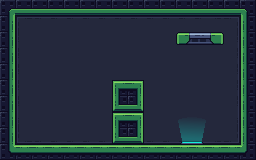

Below is a game level as drawn by its tile map, then a one-line description and the .tmx file that defines it, in full:
An orthogonal 16x10 tile map with 16x16 px tiles, 5 tile layers (Background, Ground, Platforms, Spikes, ...) and 35 objects (3x Arrow, Spawn, Exit).

<map version="1.10" tiledversion="1.12.2" orientation="orthogonal" renderorder="right-down" width="16" height="10" tilewidth="16" tileheight="16" infinite="0" nextlayerid="7" nextobjectid="6">
 <editorsettings>
  <export target="level07.json" format="json" />
 </editorsettings>
 <tileset firstgid="1" name="tileset" tilewidth="16" tileheight="16" tilecount="180" columns="18">
  <image source="tileset.png" width="288" height="160" />
  <tile id="15">
   <objectgroup draworder="index" id="2">
    <object id="1" x="8" y="12" width="8" height="4" />
   </objectgroup>
  </tile>
  <tile id="16">
   <objectgroup draworder="index" id="2">
    <object id="1" x="0" y="12" width="8" height="4" />
   </objectgroup>
  </tile>
  <tile id="32">
   <objectgroup draworder="index" id="2">
    <object id="1" x="0" y="6" width="16" height="10" />
   </objectgroup>
  </tile>
  <tile id="33">
   <objectgroup draworder="index" id="2">
    <object id="1" x="2" y="0" width="14" height="16" />
   </objectgroup>
  </tile>
  <tile id="34">
   <objectgroup draworder="index" id="2">
    <object id="1" x="0" y="0" width="13" height="16" />
   </objectgroup>
  </tile>
  <tile id="66">
   <objectgroup draworder="index" id="2">
    <object id="1" x="0" y="8" width="16" height="8" />
   </objectgroup>
  </tile>
  <tile id="67">
   <objectgroup draworder="index" id="2">
    <object id="1" x="0" y="10" width="16" height="6" />
   </objectgroup>
  </tile>
  <tile id="68">
   <objectgroup draworder="index" id="2">
    <object id="1" x="0" y="10" width="16" height="6" />
   </objectgroup>
  </tile>
  <tile id="69">
   <objectgroup draworder="index" id="2">
    <object id="1" x="0" y="8" width="16" height="8" />
   </objectgroup>
  </tile>
  <tile id="70">
   <objectgroup draworder="index" id="2">
    <object id="1" x="0" y="10" width="16" height="6" />
   </objectgroup>
  </tile>
  <tile id="71">
   <objectgroup draworder="index" id="2">
    <object id="1" x="0" y="10" width="16" height="6" />
   </objectgroup>
  </tile>
  <tile id="75">
   <objectgroup draworder="index" id="2">
    <object id="1" x="5" y="5" width="11" height="11" />
   </objectgroup>
  </tile>
  <tile id="76">
   <objectgroup draworder="index" id="2">
    <object id="1" x="0" y="5" width="16" height="6" />
   </objectgroup>
  </tile>
  <tile id="77">
   <objectgroup draworder="index" id="2">
    <object id="1" x="0" y="5" width="11" height="11" />
   </objectgroup>
  </tile>
  <tile id="93">
   <objectgroup draworder="index" id="2">
    <object id="1" x="5" y="0" width="6" height="16" />
   </objectgroup>
  </tile>
  <tile id="95">
   <objectgroup draworder="index" id="2">
    <object id="1" x="5" y="0" width="6" height="16" />
   </objectgroup>
  </tile>
  <tile id="102">
   <objectgroup draworder="index" id="2">
    <object id="1" x="2" y="0" width="13" height="4" />
   </objectgroup>
  </tile>
  <tile id="111">
   <objectgroup draworder="index" id="2">
    <object id="1" x="5" y="0" width="11" height="11" />
   </objectgroup>
  </tile>
  <tile id="112">
   <objectgroup draworder="index" id="2">
    <object id="1" x="0" y="5" width="16" height="6" />
   </objectgroup>
  </tile>
  <tile id="113">
   <objectgroup draworder="index" id="2">
    <object id="1" x="0" y="0" width="11" height="11" />
   </objectgroup>
  </tile>
  <tile id="126">
   <objectgroup draworder="index" id="2">
    <object id="1" x="0" y="0" width="16" height="13" />
   </objectgroup>
  </tile>
  <tile id="127">
   <objectgroup draworder="index" id="2">
    <object id="1" x="0" y="0" width="16" height="13" />
   </objectgroup>
  </tile>
  <tile id="128">
   <objectgroup draworder="index" id="2">
    <object id="1" x="0" y="0" width="10" height="11" />
   </objectgroup>
  </tile>
  <tile id="129">
   <objectgroup draworder="index" id="2">
    <object id="1" x="6" y="0" width="10" height="11" />
   </objectgroup>
  </tile>
  <tile id="130">
   <objectgroup draworder="index" id="2">
    <object id="1" x="0" y="0" width="16" height="13" />
   </objectgroup>
  </tile>
  <tile id="131">
   <objectgroup draworder="index" id="2">
    <object id="1" x="0" y="0" width="16" height="13" />
   </objectgroup>
  </tile>
  <tile id="138">
   <objectgroup draworder="index" id="2">
    <object id="1" x="2" y="12" width="13" height="4" />
   </objectgroup>
  </tile>
  <tile id="162">
   <objectgroup draworder="index" id="2">
    <object id="1" x="0" y="0" width="16" height="10" />
   </objectgroup>
  </tile>
  <tile id="163">
   <objectgroup draworder="index" id="2">
    <object id="1" x="0" y="0" width="16" height="10" />
   </objectgroup>
  </tile>
  <tile id="164">
   <objectgroup draworder="index" id="2">
    <object id="1" x="0" y="0" width="16" height="10" />
   </objectgroup>
  </tile>
 </tileset>
 <layer id="1" name="Background" width="16" height="10">
  <data encoding="csv">
0,0,0,0,0,0,0,0,0,0,0,0,0,0,0,0,
0,73,74,74,74,74,74,74,74,74,74,74,74,2147483722,2147483721,0,
0,91,92,92,92,92,92,92,92,92,92,92,92,2147483740,2147483739,0,
0,91,92,92,92,92,92,92,92,92,92,92,92,92,2147483739,0,
0,91,92,92,92,92,92,92,92,92,92,92,92,92,2147483739,0,
0,91,92,92,92,92,92,92,92,92,92,92,92,92,2147483739,0,
0,91,92,92,92,92,92,92,92,92,92,92,92,92,2147483739,0,
0,1073741915,1073741916,92,92,92,92,92,92,92,92,92,92,3221225564,3221225563,0,
0,1073741897,1073741898,1073741898,1073741898,1073741898,1073741898,1073741898,1073741898,1073741898,1073741898,1073741898,1073741898,3221225546,3221225545,0,
0,0,0,0,0,0,0,0,0,0,0,0,0,0,0,0
</data>
 </layer>
 <layer id="2" name="Ground" width="16" height="10">
  <data encoding="csv">
19,20,20,20,20,20,20,20,20,20,20,20,20,20,20,21,
37,0,0,0,0,0,0,0,0,0,0,0,0,0,0,39,
37,0,0,0,0,0,0,0,0,0,0,0,0,0,0,39,
37,0,0,0,0,0,0,0,0,0,0,0,0,0,0,39,
37,0,0,0,0,0,0,0,0,0,0,0,0,0,0,39,
37,0,0,0,0,0,0,0,0,0,0,0,0,0,0,39,
37,0,0,0,0,0,0,0,0,0,0,0,0,0,0,39,
37,0,0,0,0,0,0,0,0,0,0,0,0,0,0,39,
37,0,0,0,0,0,0,0,0,0,0,0,0,0,0,39,
55,56,56,56,56,56,56,56,56,56,56,56,56,56,56,57
</data>
 </layer>
 <layer id="6" name="Platforms" width="16" height="10">
  <data encoding="csv">
0,0,0,0,0,0,0,0,0,0,0,0,0,0,0,0,
0,0,0,0,0,0,0,0,0,0,0,0,0,0,0,0,
0,0,0,0,0,0,0,0,0,0,0,127,128,132,0,0,
0,0,0,0,0,0,0,0,0,0,0,0,0,0,0,0,
0,0,0,0,0,0,0,0,0,0,0,0,0,0,0,0,
0,0,0,0,0,0,0,22,23,0,0,0,0,0,0,0,
0,0,0,0,0,0,0,40,41,0,0,0,0,0,0,0,
0,0,0,0,0,0,0,22,23,0,0,0,0,0,0,0,
0,0,0,0,0,0,0,40,41,0,0,0,0,0,0,0,
0,0,0,0,0,0,0,0,0,0,0,0,0,0,0,0
</data>
 </layer>
 <layer id="5" name="Spikes" width="16" height="10">
  <data encoding="csv">
0,0,0,0,0,0,0,0,0,0,0,0,0,0,0,0,
0,0,0,0,0,0,0,0,0,0,0,0,0,0,0,0,
0,0,0,0,0,0,0,0,0,0,0,0,0,0,0,0,
0,0,0,0,0,0,0,0,0,0,0,0,0,0,0,0,
0,0,0,0,0,0,0,0,0,0,0,0,0,0,0,0,
0,0,0,0,0,0,0,0,0,0,0,0,0,0,0,0,
0,0,0,0,0,0,0,0,0,0,0,0,0,0,0,0,
0,0,0,0,0,0,0,0,0,0,0,0,0,0,0,0,
0,0,0,0,0,0,0,0,0,0,0,0,0,0,0,0,
0,0,0,0,0,0,0,0,0,0,0,0,0,0,0,0
</data>
 </layer>
 <layer id="4" name="Foreground" width="16" height="10">
  <data encoding="csv">
0,0,0,0,0,0,0,0,0,0,0,0,0,0,0,0,
0,0,0,0,0,0,0,0,0,0,0,0,0,0,0,0,
0,0,0,0,0,0,0,0,0,0,0,0,0,0,0,0,
0,0,0,0,0,0,0,0,0,0,0,0,0,0,0,0,
0,0,0,0,0,0,0,0,0,0,0,0,0,0,0,0,
0,0,0,0,0,0,0,0,0,0,0,0,0,0,0,0,
0,0,0,0,0,0,0,0,0,0,0,0,0,0,0,0,
0,0,0,0,0,0,0,0,0,0,0,1073741873,1073741874,0,0,0,
0,0,0,0,0,0,0,0,0,0,0,1073741855,1073741856,0,0,0,
0,0,0,0,0,0,0,0,0,0,0,0,0,0,0,0
</data>
 </layer>
 <objectgroup id="3" name="Objects">
  <object id="1" name="Spawn" x="64" y="136">
   <point />
  </object>
  <object id="3" name="Up" type="Arrow" x="96" y="104" rotation="180">
   <point />
  </object>
  <object id="2" name="Exit" x="192" y="136">
   <point />
  </object>
  <object id="4" name="Left" type="Arrow" x="224" y="64" rotation="90">
   <point />
  </object>
  <object id="5" name="Right" type="Arrow" x="32" y="128" rotation="-90">
   <point />
  </object>
 </objectgroup>
</map>
